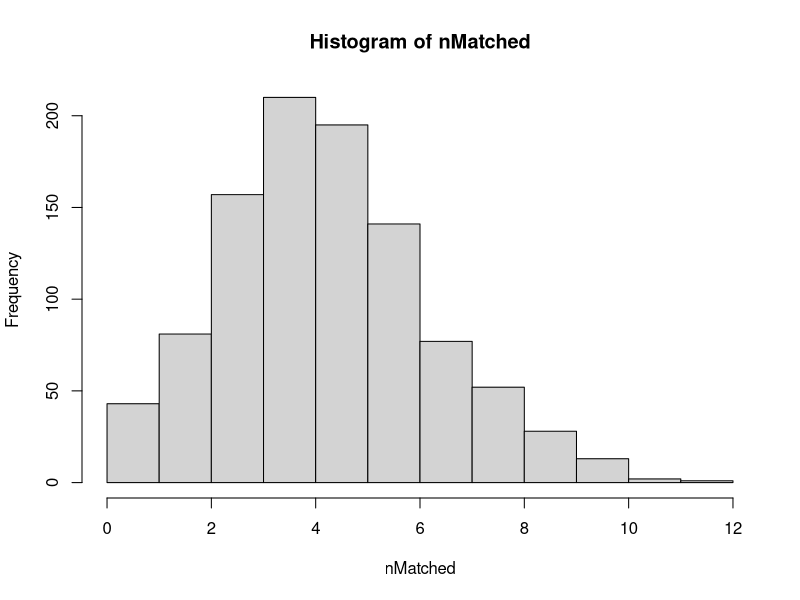

Generate this figure with R:
#~~~
# Script to check influence of food web treatment and create figure for the Supplement
#
# By: JA Walter (w/ minor updates by R. Johnson)
#~~~

rm(list=ls())


# data
dat.raw <- read.csv("Data/ghg-model-dataset_ms-data.csv")  # created from the 'data_model-dataset' script

# absolute value of ecosystem respiration values (lower values of R denote higher rates of respiration)
dat.raw <- dat.raw |> dplyr::mutate(R = abs(R))


## basic exploration of data contents
str(dat.raw)
unique(dat.raw$pond_id)
unique(dat.raw$doy)
unique(dat.raw$treatment)

## add food web treatment
dat.raw$foodweb <- NA
dat.raw$foodweb[dat.raw$pond_id %in% c("B","F")] <- "low"
dat.raw$foodweb[dat.raw$pond_id %in% c("A","D")] <- "int"
dat.raw$foodweb[dat.raw$pond_id %in% c("C","E")] <- "hi"

dat.raw = dat.raw |> dplyr::mutate(treatment = dplyr::case_when(treatment=="reference" ~ "ref",
                                                                treatment=="pulsed" ~ "puls"))

# define some time periods of interest
wwidth <- 5  # days: width of windows, e.g. following nutrient pulses
pulse1 <- 177: (177 + wwidth - 1) # doy
pulse2 <- 212: (212 + wwidth - 1)
derecho <- 224: (224 + wwidth - 1)
heatwave <- 185:190


# create list of variables to use
varlist <- colnames(dat.raw)

varlist.main <- c("ch4_flux","co2_flux",
                  "GPP","R","NEP",
                  "do_sat","bottom_do_sat",
                  "temp", "bottom_temp",
                  "tn","tp")

units <- c("(mmol CH4 m-2 d-1)", "(mmol CO2 m-2 d-1)", 
               "(mg O2 L-1 d-1)", "(mg O2 L-1 d-1)", "(mg O2 L-1 d-1)", 
               "(% sat.)", "(% sat.)",
               "(C)", "(C)", 
               "(mg N L-1)", "(ug P L-1)")

var.units = setNames(as.data.frame(as.list(units)), varlist.main)


# colors for figure
cols <- c("#B9E5E8","#7AB2D3","#4A628A")  # blue ramp, light blue is lowest (rank 1) and dark blue is highest (rank 3)


# pdf("foodweb_consistency2.pdf", onefile=TRUE)

png("foodweb_test1.png", width=6, height=7, units="in", res=300)

par(mfrow=c(4,2), mar=c(2.5,2.5,2.5,0.5), oma=c(0,1.2,0,0.5))

for(var in varlist.main[1:4]){
  
  tmp <- dat.raw
  tmp$treatment = factor(tmp$treatment, levels=c("ref", "puls"))
  tmp$foodweb = factor(tmp$foodweb, levels=c("low","int","hi"))
  colnames(tmp)[colnames(tmp)==var] <- "var"
  boxplot(var ~ treatment + foodweb, data=tmp)
  mtext(paste0(var), line=1.1, cex=2/3)
  mtext(paste0(var.units[,var]), side=2, line=2.2, cex=2/3)

  pondmean.ref <- aggregate(dat.raw[dat.raw$treatment=="ref", var], 
                            by=list(dat.raw[dat.raw$treatment=="ref", "foodweb"]), FUN="mean", na.rm=TRUE)
  pondmean.pulse <- aggregate(dat.raw[dat.raw$treatment=="puls", var], 
                            by=list(dat.raw[dat.raw$treatment=="puls", "foodweb"]), FUN="mean", na.rm=TRUE)
  
  plotmat <- cbind(rank(pondmean.ref$x), rank(pondmean.pulse$x))[c(3,2,1),]  # need to update this order [c(3,2,1)] if names (and alphabetical order) of fw levels change
  image(x=1:3, y=1:2, z=plotmat, col=cols, xaxt="n", yaxt="n", xlab="", ylab="")
  axis(1, at=1:3, labels=c("low","intermediate","high"))
  axis(2, at=1:2, labels=c("ref","pulse"))
  mtext(paste0("Spearman correlation = ", cor(pondmean.ref$x, pondmean.pulse$x, method="spearman", 
                                              use="pairwise.complete.obs")), line=0.1, cex=2/3)
  mtext(paste0(var), line=1.1, cex=2/3)

  
}

dev.off()



nreps <- 1000
nvars <- length(varlist)


nMatched <- rep(NA, nreps)

for(ii in 1:nreps){
  
  tmpCount <- 0
  
  for(jj in 1:nvars){
    xx <- sample(1:3, 3)
    yy <- sample(1:3, 3)
    
    if(all(xx==yy)){tmpCount <- tmpCount + 1}
    
  }
  nMatched[ii] <- tmpCount
  
}

hist(nMatched)

quantile(nMatched, 0.95)
